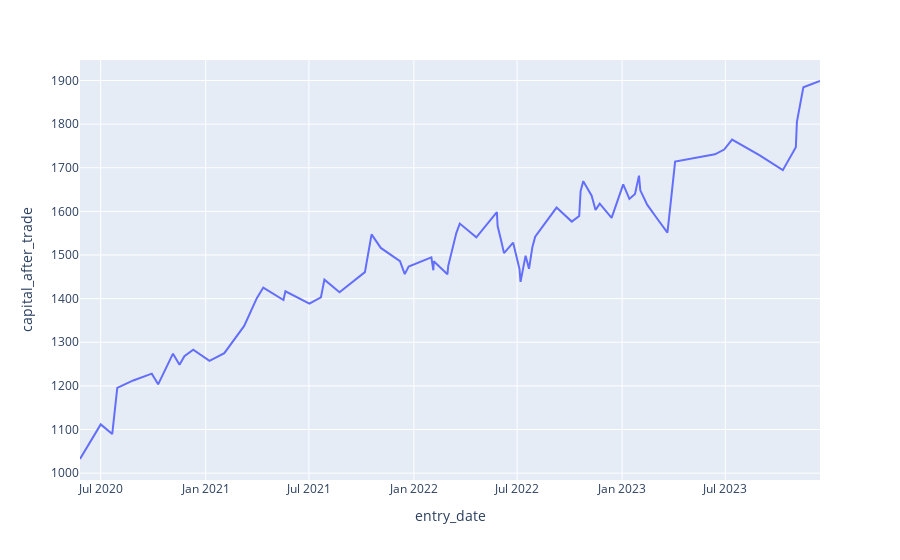

Notebook cell for this chart:
### Code cell
import strategy_tester
from strategies.Heikin_Ashi_Moving_Average_Strategy import HeikinAshiMovingAverage
import utility

levels = [4837.63, 4657.17, 4474.29, 4316.33, 4117.5, 3983.73, 3790.0, 3615.57, 3469.91, 3253.09, 2992.6]
strategy = HeikinAshiMovingAverage(levels, useSR=True, useUpdateSl=True)
trades = strategy_tester.strategyLoop(dfH4, strategy)

_, _, _ = utility.countNbLossesAndWins(trades, display=True)
_, _ = utility.computeAvgLossesAndWins(trades, display=True)
_ = utility.getTotalProfitInPercent(trades, display=True)
utility.displayCapitalOverTime(trades)
